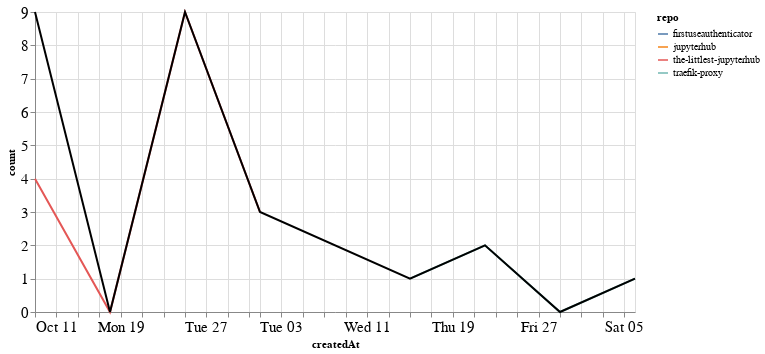

The notebook cell this image was saved under:
### Markdown cell above
### Comments

### Code cell
comments_time = comments.groupby('repo').resample('W', on='createdAt').count()['author'].reset_index()
comments_time = comments_time.rename(columns={'author': 'count'})
comments_time_total = comments_time.groupby('createdAt').agg({"count": "sum"}).reset_index()
ch1 = alt.Chart(comments_time, width=600).mark_line().encode(
    x='createdAt',
    y='count',
    color='repo',
    tooltip="repo"
)

ch2 = alt.Chart(comments_time_total, width=600).mark_line(color="black").encode(
    x='createdAt',
    y='count',
)

ch1 + ch2

### Figure 1 — Vega-Lite specification as saved in the notebook (floating-point values rounded to 4 significant figures)
{"config": {"axisLeft": {"labelFontSize": 15}, "axisBottom": {"labelFontSize": 15}}, "layer": [{"data": {"name": "data-2994a836fbbfd2bc57624257f82a50b7"}, "mark": "line", "encoding": {"color": {"type": "nominal", "field": "repo"}, "tooltip": {"type": "nominal", "field": "repo"}, "x": {"type": "temporal", "field": "createdAt"}, "y": {"type": "quantitative", "field": "count"}}, "width": 600}, {"data": {"name": "data-864bd199867394af24ba89be8f95b795"}, "mark": {"type": "line", "color": "black"}, "encoding": {"x": {"type": "temporal", "field": "createdAt"}, "y": {"type": "quantitative", "field": "count"}}, "width": 600}], "$schema": "https://vega.github.io/schema/vega-lite/v4.8.1.json", "datasets": {"data-2994a836fbbfd2bc57624257f82a50b7": [{"repo": "firstuseauthenticator", "createdAt": "2020-10-11T00:00:00", "count": 1}, {"repo": "jupyterhub", "createdAt": "2020-10-11T00:00:00", "count": 4}, {"repo": "the-littlest-jupyterhub", "createdAt": "2020-10-11T00:00:00", "count": 4}, {"repo": "the-littlest-jupyterhub", "createdAt": "2020-10-18T00:00:00", "count": 0}, {"repo": "the-littlest-jupyterhub", "createdAt": "2020-10-25T00:00:00", "count": 9}, {"repo": "the-littlest-jupyterhub", "createdAt": "2020-11-01T00:00:00", "count": 3}, {"repo": "traefik-proxy", "createdAt": "2020-11-15T00:00:00", "count": 1}, {"repo": "traefik-proxy", "createdAt": "2020-11-22T00:00:00", "count": 2}, {"repo": "traefik-proxy", "createdAt": "2020-11-29T00:00:00", "count": 0}, {"repo": "traefik-proxy", "createdAt": "2020-12-06T00:00:00", "count": 1}], "data-864bd199867394af24ba89be8f95b795": [{"createdAt": "2020-10-11T00:00:00", "count": 9}, {"createdAt": "2020-10-18T00:00:00", "count": 0}, {"createdAt": "2020-10-25T00:00:00", "count": 9}, {"createdAt": "2020-11-01T00:00:00", "count": 3}, {"createdAt": "2020-11-15T00:00:00", "count": 1}, {"createdAt": "2020-11-22T00:00:00", "count": 2}, {"createdAt": "2020-11-29T00:00:00", "count": 0}, {"createdAt": "2020-12-06T00:00:00", "count": 1}]}}
